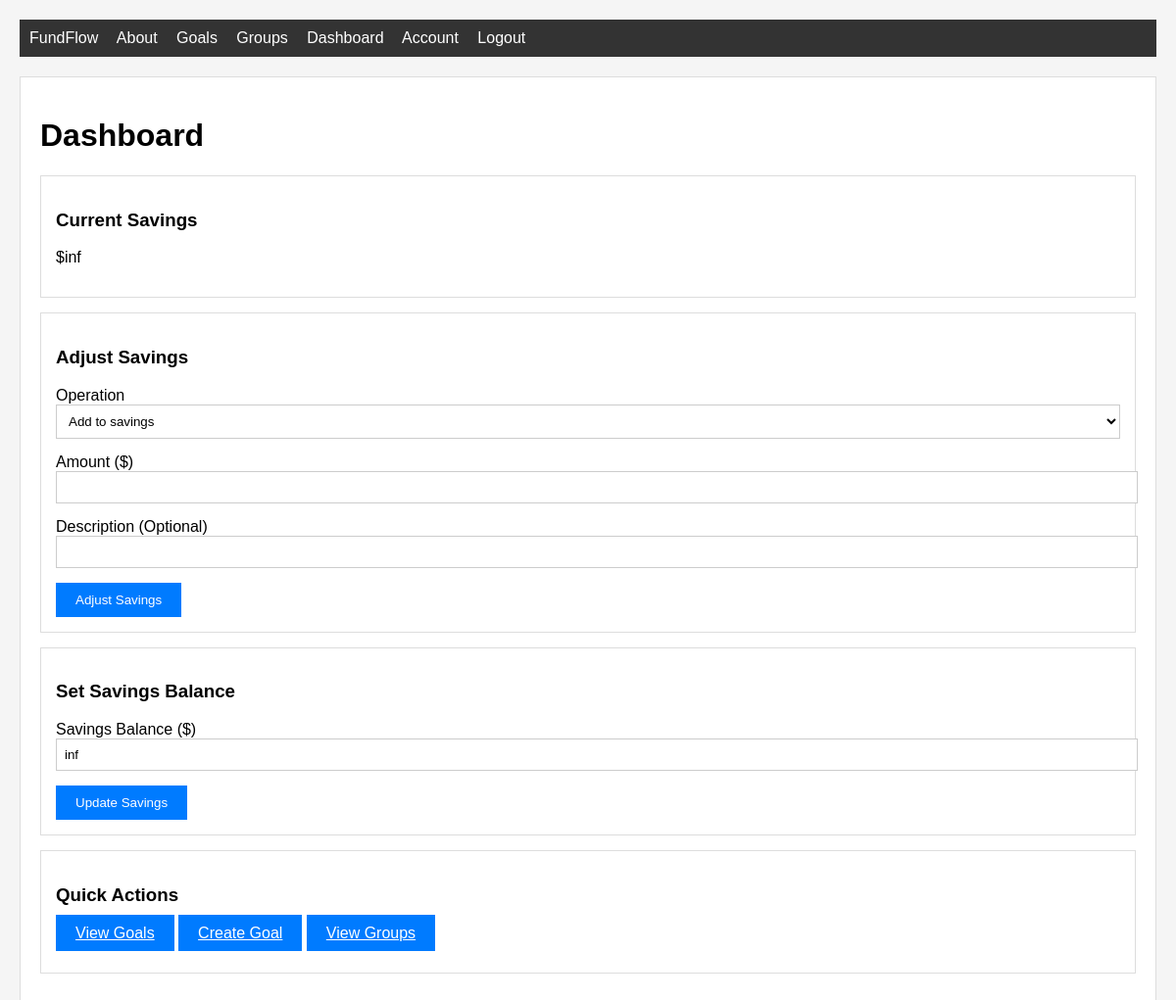
Page /dashboard (signed in) on the earlier database version.
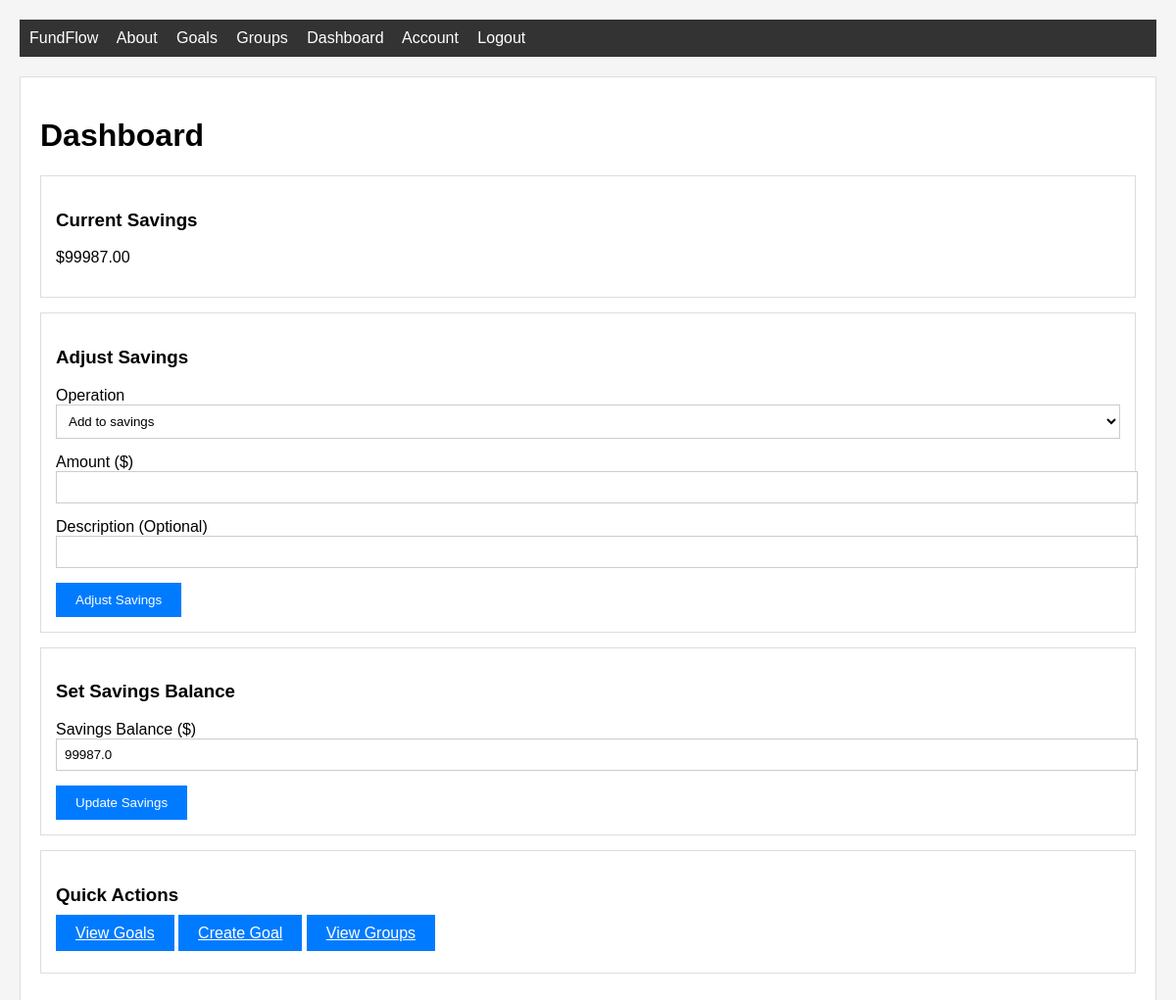
Same page on the later database version.
### home/db_models.py (models this page shows, shortened)
class User(db.Model, UserMixin):
    id = db.Column(db.Integer, primary_key=True)
    username = db.Column(db.String(20), unique=True, nullable=False)
    email = db.Column(db.String(120), unique=True, nullable=False)
    image_file = db.Column(db.String(20), nullable=False, default='default.jpg')
    password = db.Column(db.String(60), nullable=False)
    goals = db.relationship('Goal', backref='owner', lazy=True)
    savings = db.Column(db.Float, nullable=False, default=0.0)
    group_memberships = db.relationship('GroupMember', backref='user', lazy=True)
    __table_args__ = (
        CheckConstraint('savings >= 0', name='check_savings_non_negative'),
    )

### home/routes.py (the view)
@app.route("/dashboard")
@login_required
def dashboard():
    savings_form = UpdateSavingsForm()
    adjust_form = AdjustSavingsForm()
    if request.method == 'GET':
        savings_form.savings.data = current_user.savings or 0.0
    return render_template("dashboard.html", title="Dashboard",
                         savings_form=savings_form, adjust_form=adjust_form)

### home/forms.py
class UpdateSavingsForm(FlaskForm):
    savings = FloatField('Savings Balance ($)', validators=[DataRequired(), NumberRange(min=0, message='Savings cannot be negative')])
    submit = SubmitField('Update Savings')

class AdjustSavingsForm(FlaskForm):
    amount = FloatField('Amount ($)', validators=[DataRequired()])
    operation = SelectField('Operation', choices=[
        ('add', 'Add to savings'),
        ('subtract', 'Subtract from savings')
    ], validators=[DataRequired()])
    description = StringField('Description (Optional)', validators=[Optional()])
    submit = SubmitField('Adjust Savings')

### home/db_models.py (called while the page is built)
@login_manager.user_loader
def load_user(user_id):
    return User.query.get(int(user_id))

### home/templates/dashboard.html (shortened to what this page needs)
{% extends "layout.html" %}
{% block content %}
    <h1>Dashboard</h1>
    <div class="card">
        <h3>Current Savings</h3>
        <p>${{ '%.2f'|format(current_user.savings or 0) }}</p>
    </div>
    <div class="card">
        <h3>Adjust Savings</h3>
        <form method="POST" action="{{ url_for('adjust_savings') }}">
            <div class="form-group">
                {{ adjust_form.operation.label }}
                {{ adjust_form.operation(class="form-control") }}
            </div>
            <div class="form-group">
                {{ adjust_form.amount.label }}
                {{ adjust_form.amount(class="form-control") }}
            </div>
            <div class="form-group">
                {{ adjust_form.description.label }}
                {{ adjust_form.description(class="form-control") }}
            </div>
            <button type="submit" class="btn">Adjust Savings</button>
        </form>
    </div>
    <div class="card">
        <h3>Set Savings Balance</h3>
        <form method="POST" action="{{ url_for('update_savings') }}">
            <div class="form-group">
                {{ savings_form.savings.label }}
                {{ savings_form.savings(class="form-control") }}
            </div>
            {{ savings_form.submit(class="btn") }}
        </form>
    </div>
    <div class="card">
        <h3>Quick Actions</h3>
        <p>
            <a href="{{ url_for('goals') }}" class="btn">View Goals</a>
            <a href="{{ url_for('new_goal') }}" class="btn">Create Goal</a>
            <a href="{{ url_for('groups') }}" class="btn">View Groups</a>
        </p>
    </div>
{% endblock %}

### home/templates/layout.html (shortened to what this page needs)
<!DOCTYPE html>
<html>
<head>
    <link rel="stylesheet" type="text/css" href="{{ url_for('static', filename='main.css') }}">
</head>
<body class="{{ session.get('theme', 'light') }}-theme">
    <div class="container">
        <nav class="navbar">
            <a href="/">FundFlow</a>
            <a href="/about">About</a>
            {% if current_user.is_authenticated %}
                <a href="/goals">Goals</a>
                <a href="/groups">Groups</a>
                <a href="/dashboard">Dashboard</a>
                <a href="/account">Account</a>
                <a href="/logout">Logout</a>
            {% else %}
                <a href="/login">Login</a>
                <a href="/register">Register</a>
            {% endif %}
        </nav>
        <main class="content">
            {% block content %}{% endblock %}
        </main>
    </div>
</body>
</html>

### home/static/main.css (style rules this page uses)
body { font-family: Arial, sans-serif; margin: 20px; background-color: #f5f5f5; transition: background-color 0.3s ease, color 0.3s ease; }
body.light-theme { background-color: #f5f5f5; color: #000000; }
body.light-theme .content { background-color: white; border: 1px solid #ddd; }
body.light-theme .navbar { background-color: #333; color: white; }
body.light-theme .form-control { background-color: white; border: 1px solid #ccc; color: #000000; }
.container { max-width: 1200px; margin: 0 auto; }
.navbar { background-color: #333; color: white; padding: 10px; margin-bottom: 20px; }
.navbar a { color: white; text-decoration: none; margin-right: 15px; }
.content { background-color: white; padding: 20px; border: 1px solid #ddd; transition: background-color 0.3s ease, border-color 0.3s ease; }
.form-group { margin-bottom: 15px; }
.form-control { width: 100%; padding: 8px; border: 1px solid #ccc; }
.btn { padding: 10px 20px; background-color: #007bff; color: white; border: none; cursor: pointer; }
.card { border: 1px solid #ddd; padding: 15px; margin-bottom: 15px; }

Differences in the rows shown:
changed User: savings "inf" → "99987.00"; savings "inf" → "99987.0"
